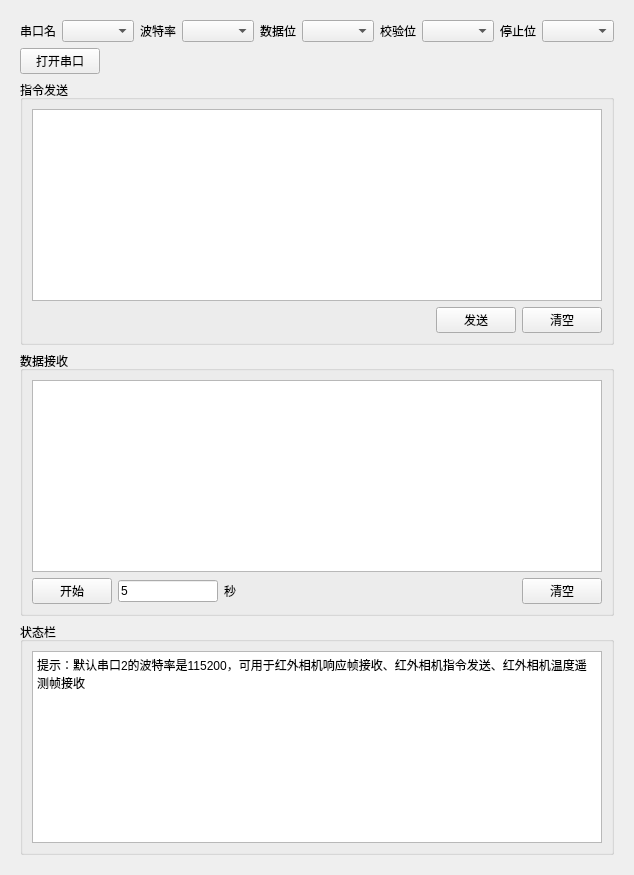
             <widget class="QWidget" name="tab_4">
              <attribute name="title">
               <string>COM II</string>
              </attribute>
              <layout class="QVBoxLayout" name="verticalLayout_25">
               <item>
                <widget class="QWidget" name="widget_13" native="true">
                 <layout class="QVBoxLayout" name="verticalLayout_22">
                  <item>
                   <layout class="QHBoxLayout" name="horizontalLayout_23">
                    <item>
                     <widget class="QLabel" name="label_15">
                      <property name="text">
                       <string>串口名</string>
                      </property>
                     </widget>
                    </item>
                    <item>
                     <widget class="QComboBox" name="comboBox_serial_2"/>
                    </item>
                    <item>
                     <widget class="QLabel" name="label_16">
                      <property name="text">
                       <string>波特率</string>
                      </property>
                     </widget>
                    </item>
                    <item>
                     <widget class="QComboBox" name="comboBox_baudRate_2"/>
                    </item>
                    <item>
                     <widget class="QLabel" name="label_17">
                      <property name="text">
                       <string>数据位</string>
                      </property>
                     </widget>
                    </item>
                    <item>
                     <widget class="QComboBox" name="comboBox_dataBit_2"/>
                    </item>
                    <item>
                     <widget class="QLabel" name="label_18">
                      <property name="text">
                       <string>校验位</string>
                      </property>
                     </widget>
                    </item>
                    <item>
                     <widget class="QComboBox" name="comboBox_parity_2"/>
                    </item>
                    <item>
                     <widget class="QLabel" name="label_19">
                      <property name="text">
                       <string>停止位</string>
                      </property>
                     </widget>
                    </item>
                    <item>
                     <widget class="QComboBox" name="comboBox_stopBits_2"/>
                    </item>
                   </layout>
                  </item>
                  <item>
                   <layout class="QHBoxLayout" name="horizontalLayout_24">
                    <item>
                     <widget class="QPushButton" name="pushButton_serialOpenClose_2">
                      <property name="text">
                       <string>打开串口</string>
                      </property>
                      <property name="checkable">
                       <bool>true</bool>
                      </property>
                     </widget>
                    </item>
                    <item>
                     <spacer name="horizontalSpacer_12">
                      <property name="orientation">
                       <enum>Qt::Horizontal</enum>
                      </property>
                      <property name="sizeHint" stdset="0">
                       <size>
                        <width>40</width>
                        <height>20</height>
                       </size>
                      </property>
                     </spacer>
                    </item>
                   </layout>
                  </item>
                  <item>
                   <widget class="QGroupBox" name="groupBox_15">
                    <property name="title">
                     <string>指令发送</string>
                    </property>
                    <layout class="QVBoxLayout" name="verticalLayout_23">
                     <item>
                      <widget class="QPlainTextEdit" name="plainTextEdit_send_serial_2"/>
                     </item>
                     <item>
                      <layout class="QHBoxLayout" name="horizontalLayout_25">
                       <item>
                        <spacer name="horizontalSpacer_13">
                         <property name="orientation">
                          <enum>Qt::Horizontal</enum>
                         </property>
                         <property name="sizeHint" stdset="0">
                          <size>
                           <width>40</width>
                           <height>20</height>
                          </size>
                         </property>
                        </spacer>
                       </item>
                       <item>
                        <widget class="QPushButton" name="pushButton_send_serial_2">
                         <property name="text">
                          <string>发送</string>
                         </property>
                        </widget>
                       </item>
                       <item>
                        <widget class="QPushButton" name="pushButton_clearSend_serial_2">
                         <property name="text">
                          <string>清空</string>
                         </property>
                        </widget>
                       </item>
                      </layout>
                     </item>
                    </layout>
                   </widget>
                  </item>
                  <item>
                   <widget class="QGroupBox" name="groupBox_16">
                    <property name="title">
                     <string>数据接收</string>
                    </property>
                    <layout class="QVBoxLayout" name="verticalLayout_24">
                     <item>
                      <widget class="QPlainTextEdit" name="plainTextEdit_receive_serial_2">
                       <property name="readOnly">
                        <bool>true</bool>
                       </property>
                      </widget>
                     </item>
                     <item>
                      <layout class="QHBoxLayout" name="horizontalLayout_26">
                       <item>
                        <widget class="QPushButton" name="pushButton_saveDataSerial_2">
                         <property name="text">
                          <string>开始</string>
                         </property>
                        </widget>
                       </item>
                       <item>
                        <widget class="QLineEdit" name="lineEdit_saveDataTimeSerial_2">
                         <property name="maximumSize">
                          <size>
                           <width>100</width>
                           <height>16777215</height>
                          </size>
                         </property>
                         <property name="text">
                          <string>5</string>
                         </property>
                        </widget>
                       </item>
                       <item>
                        <widget class="QLabel" name="label_20">
                         <property name="text">
                          <string>秒</string>
                         </property>
                        </widget>
                       </item>
                       <item>
                        <spacer name="horizontalSpacer_14">
                         <property name="orientation">
                          <enum>Qt::Horizontal</enum>
                         </property>
                         <property name="sizeHint" stdset="0">
                          <size>
                           <width>40</width>
                           <height>20</height>
                          </size>
                         </property>
                        </spacer>
                       </item>
                       <item>
                        <widget class="QPushButton" name="pushButton_clearReceive_serial_2">
                         <property name="text">
                          <string>清空</string>
                         </property>
                        </widget>
                       </item>
                      </layout>
                     </item>
                    </layout>
                   </widget>
                  </item>
                  <item>
                   <widget class="QGroupBox" name="groupBox_17">
                    <property name="title">
                     <string>状态栏</string>
                    </property>
                    <layout class="QHBoxLayout" name="horizontalLayout_27">
                     <item>
                      <widget class="QPlainTextEdit" name="plainTextEdit_statusBar_serial_2">
                       <property name="readOnly">
                        <bool>true</bool>
                       </property>
                       <property name="plainText">
                        <string>提示：默认串口2的波特率是115200，可用于红外相机响应帧接收、红外相机指令发送、红外相机温度遥测帧接收</string>
                       </property>
                      </widget>
                     </item>
                    </layout>
                   </widget>
                  </item>
                 </layout>
                </widget>
               </item>
              </layout>
             </widget>
